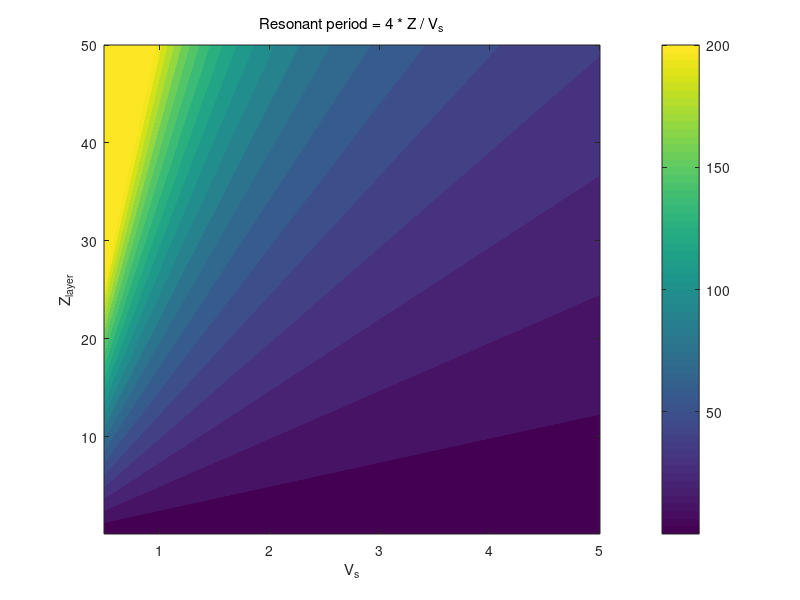

This chart was generated by the following MATLAB code:
%brb2022 There is a theoretical resonance frequency for HV that could maybe
%make HV kernels work poorly. See what that frequency is. 
b = linspace(0.5,5,100); 
z = linspace(0.1,50,201); 

[z,b] = ndgrid(z,b); 

f = b./(4.*z); 
t = 1./f; 

figure(1); clf; hold on; box on; 
title('Resonant period = 4 * Z / V_s', 'fontweight', 'normal');
xlabel('V_s'); 
ylabel('Z_{layer}'); 
contourf(b, z, t, 40, 'LineColor', 'none'); 
cbar = colorbar(); 
caxis([0.001, 200]); 